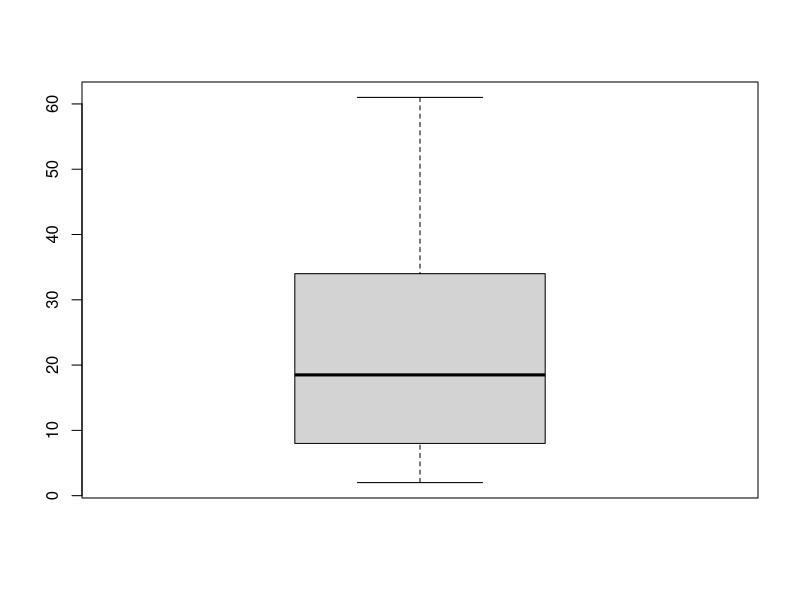
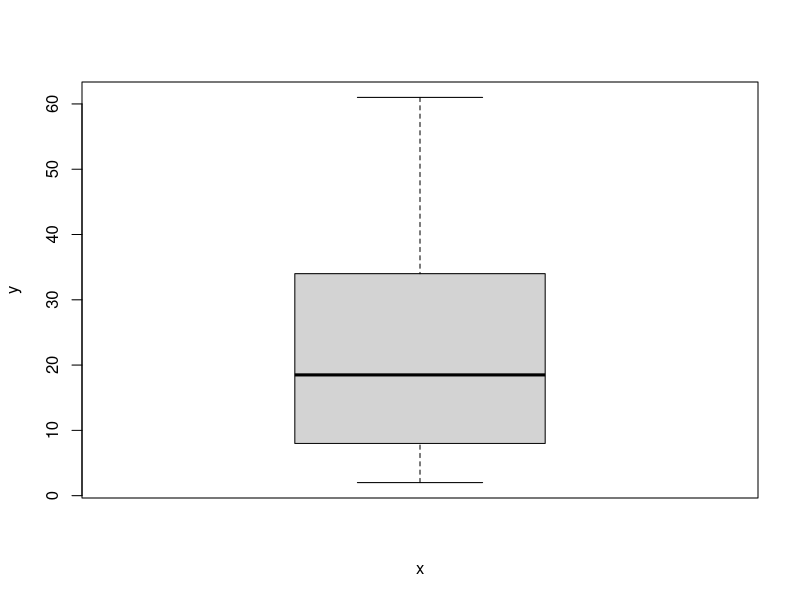

Here is the R script that generated these plots, in order:
x <- c(2,3,4,6,8,10,11,15,17,20,28,29,33,34,45,46,49,61)
boxplot(x) #箱ひげ図のプロット
boxplot(x,xlab="x",ylab="y")
